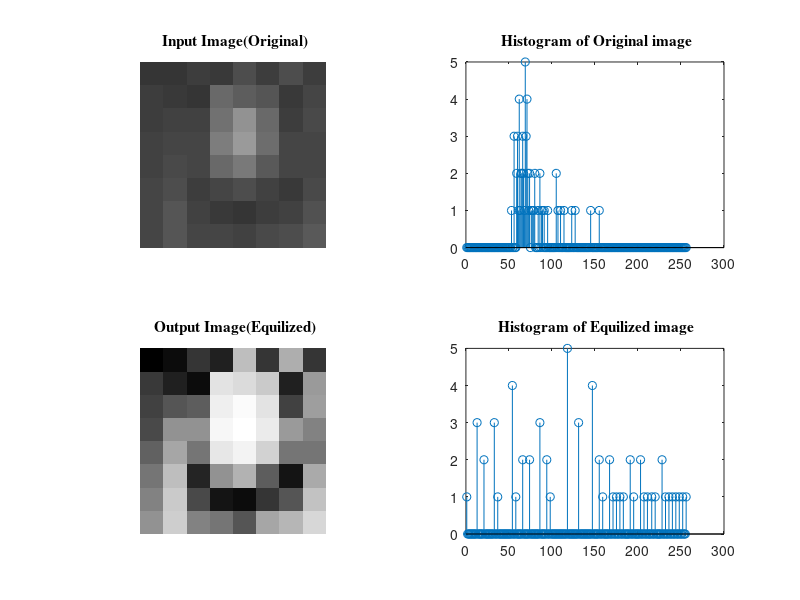

Here is the MATLAB script that generated this plot:
% Exercise 2
% Histogram Equalization
clc; clear; close all;

% Input image pixel values.
A = [52	55	61	59	79	61	76	61;
    62	59	55	104	94	85	59	71;
    63	65	66	113	144	104	63	72;
    64	70	70	126	154	109	71	69;
    67	73	68	106	122	88	68	68;
    68	79	60	70	77	66	58	75;
    69	85	64	58	55	61	65	83;
    70	87	69	68	65	73	78	90];

rc=size(A);
A=double(A);

% Loops for Getting the Histogram of the original image
hist1 = zeros(1,256);
for i=1:rc(1)
    for j=1:rc(2)
        for k=0:255
            if A(i,j)==k
                hist1(k+1)=hist1(k+1)+1;
            end
        end
    end
end

% Calculating unique pixel values and their frequency.
[un_A, ~, indAval] = unique(A);
[a,b] = size(un_A);

X = zeros(a,4);
for i = 1:length(un_A)
    X(i,1) = un_A(i); 
    X(i,2) = length(find(A == un_A(i)));
end

% Calculating CDF of frequency column.
X(1,3) = X(1,2);
for i=2:a
    X(i,3)=X(i-1,3)+X(i,2);
end

% Normalizing CDF values
for i=1:a
    temp = ((X(i,3)-X(1,3))/(rc(1)*rc(2)-X(1,3)))*255;
    X(i,4)=round(temp);
end

% Generating Output Image.
% Replacing the original pixel value with updated normalized CDF values.
Avalnew = X(:,4);
Anew = Avalnew(indAval);
Anew = reshape(Anew, size(A));

% Loop for Getting the Histogram of the output image.
hist2 = zeros(1,256);
for i=1:rc(1)
    for j=1:rc(2)
        for k=0:255
            if Anew(i,j)==k
                hist2(k+1)=hist2(k+1)+1;
            end
        end
    end
end

figure
subplot(2,2,1);
imshow(uint8(A)); title('\fontname{Times} Input Image(Original)');
subplot(2,2,3);
imshow(uint8(Anew)); title('\fontname{Times} Output Image(Equilized)');

subplot(2,2,2);
stem(hist1); title('\fontname{Times} Histogram of Original image');
subplot(2,2,4);
stem(hist2); title('\fontname{Times} Histogram of Equilized image');